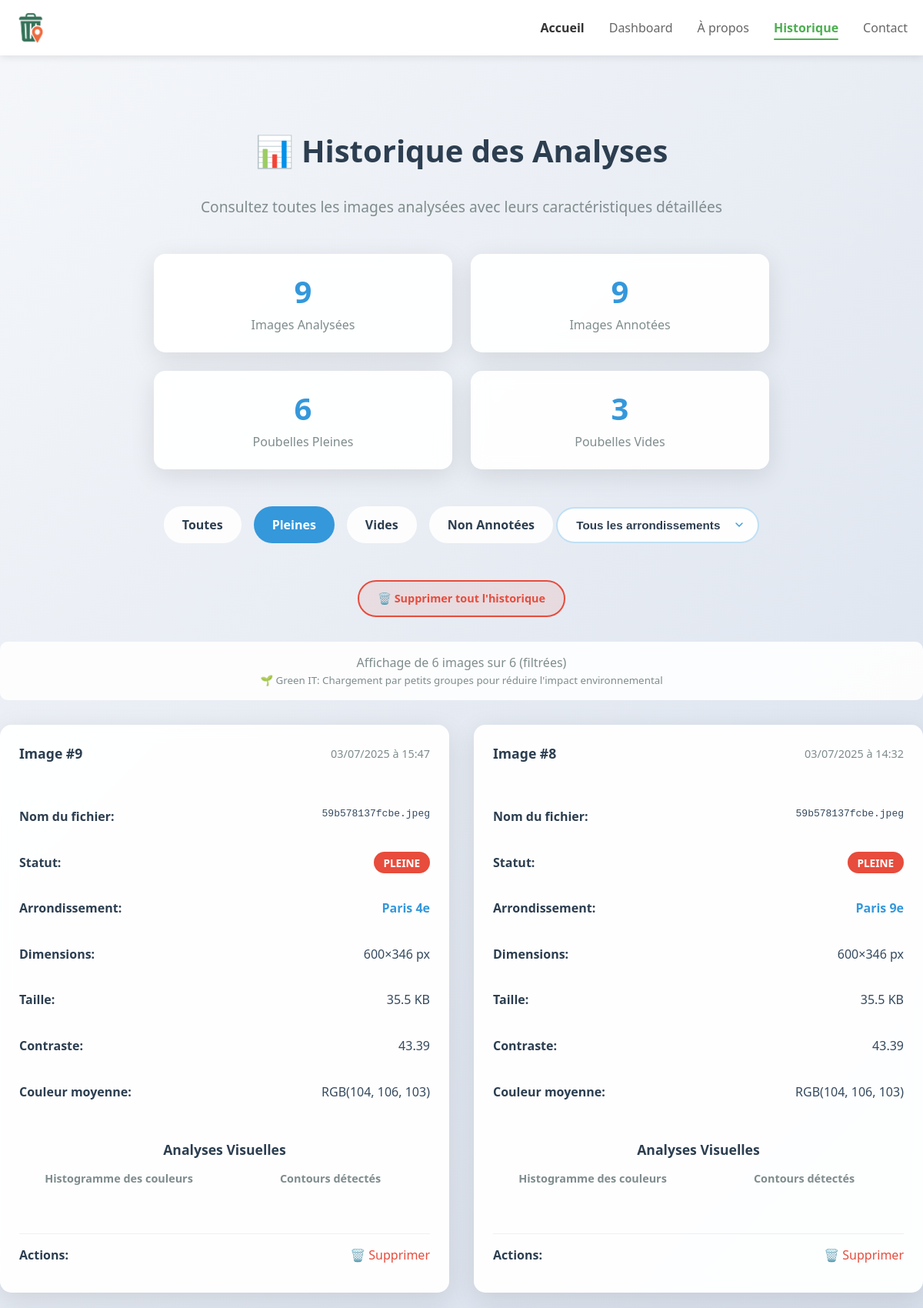
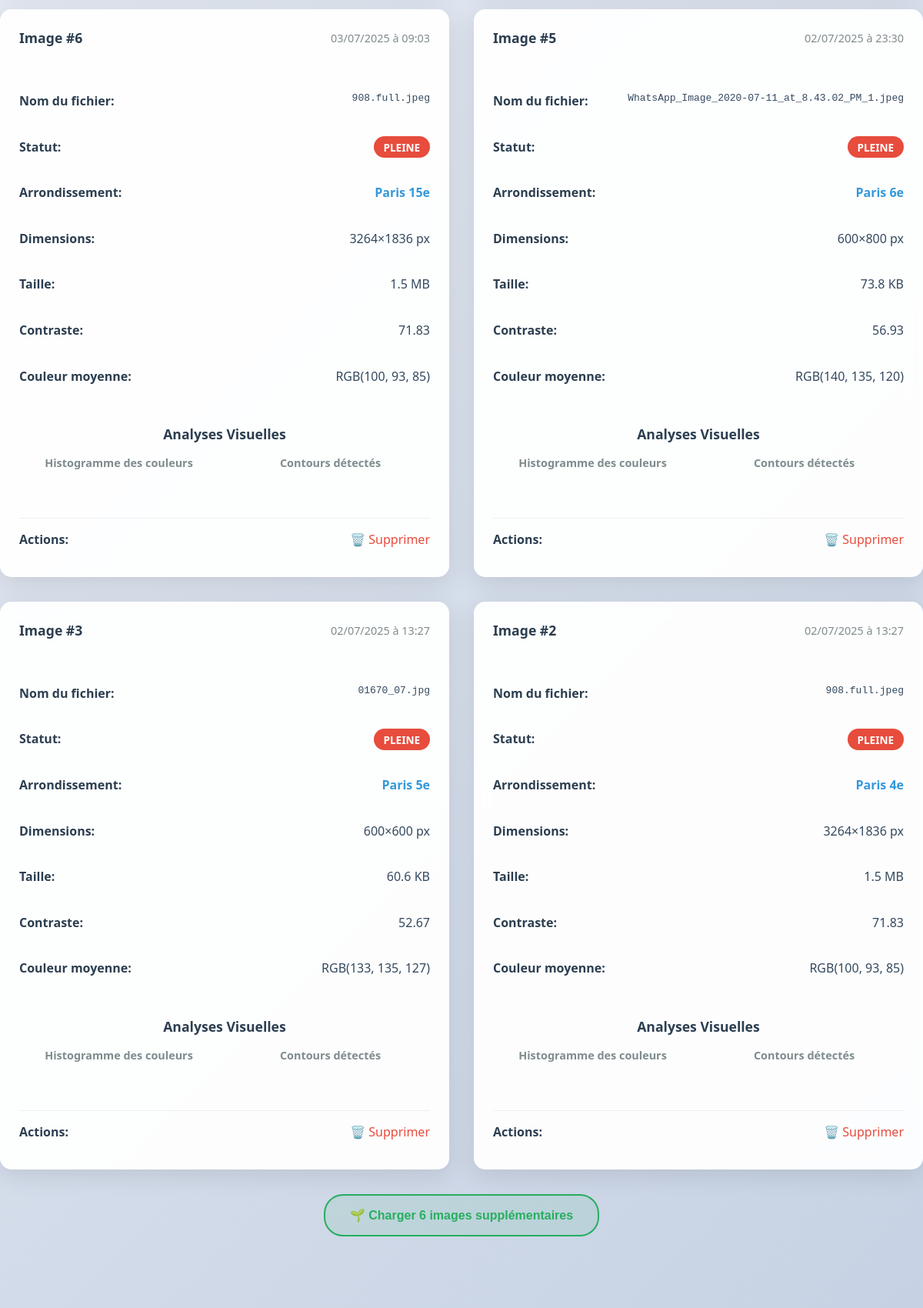
Page /historique?filter=pleine (upper part) on the committed database (2 pictures, top to bottom).
### tables this page shows
CREATE TABLE images (
                id INTEGER PRIMARY KEY AUTOINCREMENT,
                filepath TEXT,
                upload_date TEXT,
                annotation TEXT,
                filesize INTEGER,
                width INTEGER,
                height INTEGER,
                avg_color_r INTEGER,
                avg_color_g INTEGER,
                avg_color_b INTEGER,
                contrast REAL
            , histogram_data TEXT, histogram_image TEXT, edge_image TEXT, exif_date_taken TEXT, exif_latitude REAL, exif_longitude REAL);

### app.py (the view)
@app.route('/historique')
def historique():
    filter_type = request.args.get('filter')
    arrondissement_filter = request.args.get('arrondissement')
    page = int(request.args.get('page', 1))
    per_page = 6  # Nombre d'images par page (Green IT - 2x3 grille)
    def get_filtered_images(start_offset, batch_size, max_attempts=10):
        images = []
        current_offset = start_offset
        attempts = 0
        while len(images) < per_page and attempts < max_attempts:
            with sqlite3.connect('database.db') as conn:
                cursor = conn.cursor()
                base_query = "SELECT * FROM images"
                where_clauses = []
                if filter_type == 'pleine':
                    where_clauses.append('annotation = "pleine"')
                elif filter_type == 'vide':
                    where_clauses.append('annotation = "vide"')
                elif filter_type == 'non_annotees':
                    where_clauses.append('(annotation IS NULL OR annotation = "")')
                where_clause = ' WHERE ' + ' AND '.join(where_clauses) if where_clauses else ''
                paginated_query = base_query + where_clause + f' ORDER BY upload_date DESC LIMIT {batch_size} OFFSET {current_offset}'
                cursor.execute(paginated_query)
                columns = [description[0] for description in cursor.description]
                batch_images = [dict(zip(columns, row)) for row in cursor.fetchall()]
                if not batch_images:
                    break
                for image in batch_images:
                    if image['exif_latitude'] is not None and image['exif_longitude'] is not None:
                        latitude, longitude = image['exif_latitude'], image['exif_longitude']
                    else:
                        latitude, longitude = generate_random_paris_coordinates_safe(image['id'])
                    image['arrondissement'] = get_paris_district_from_coordinates(latitude, longitude)
                    if not arrondissement_filter or image['arrondissement'] == arrondissement_filter:
                        images.append(image)
                        if len(images) >= per_page:
                            break
                current_offset += batch_size
                attempts += 1
        return images[:per_page], current_offset
    start_offset = (page - 1) * per_page
    batch_size = per_page * 4 if arrondissement_filter else per_page
    images, final_offset = get_filtered_images(start_offset, batch_size)
    with sqlite3.connect('database.db') as conn:
        cursor = conn.cursor()
        count_query = "SELECT COUNT(*) FROM images"
        where_clauses = []
        if filter_type == 'pleine':
            where_clauses.append('annotation = "pleine"')
        elif filter_type == 'vide':
            where_clauses.append('annotation = "vide"')
        elif filter_type == 'non_annotees':
            where_clauses.append('(annotation IS NULL OR annotation = "")')
        where_clause = ' WHERE ' + ' AND '.join(where_clauses) if where_clauses else ''
        cursor.execute(count_query + where_clause)
        total_filtered_images = cursor.fetchone()[0]
        if arrondissement_filter:
            total_filtered_images = max(1, total_filtered_images // 20)
        cursor.execute('SELECT COUNT(*) FROM images')
        total_images = cursor.fetchone()[0]
        cursor.execute('SELECT COUNT(*) FROM images WHERE annotation IS NOT NULL AND annotation != ""')
        annotated_images = cursor.fetchone()[0]
        cursor.execute('SELECT COUNT(*) FROM images WHERE annotation = "pleine"')
        images_pleine = cursor.fetchone()[0]
        cursor.execute('SELECT COUNT(*) FROM images WHERE annotation = "vide"')
        images_vide = cursor.fetchone()[0]
        cursor.execute('SELECT id, exif_latitude, exif_longitude FROM images ORDER BY id')
        all_image_data = cursor.fetchall()
        arrondissements = set()
        for img_id, exif_lat, exif_lng in all_image_data:
            if exif_lat is not None and exif_lng is not None:
                latitude, longitude = exif_lat, exif_lng
            else:
                latitude, longitude = generate_random_paris_coordinates_safe(img_id)
            arr = get_paris_district_from_coordinates(latitude, longitude)
            arrondissements.add(arr)
        arrondissements = sorted(list(arrondissements))
        for image in images:
            image = extract_exif_coordinates_and_arrondissement(image)
            if image['upload_date']:
                try:
                    date_obj = datetime.strptime(image['upload_date'], '%Y-%m-%d %H:%M:%S')
                    image['upload_date'] = date_obj.strftime('%d/%m/%Y à %H:%M')
                except:
                    pass
            if image['filesize']:
                size_kb = image['filesize'] / 1024
                if size_kb < 1024:
                    image['filesize'] = f"{size_kb:.1f} KB"
                else:
                    size_mb = size_kb / 1024
                    image['filesize'] = f"{size_mb:.1f} MB"
    has_next = len(images) == per_page and final_offset < total_filtered_images * 2  # Facteur de sécurité
    next_page = page + 1 if has_next else None
    return render_template('historique.html',
                         images=images,
                         total_images=total_images,
                         annotated_images=annotated_images,
                         images_pleine=images_pleine,
                         images_vide=images_vide,
                         filter_type=filter_type,
                         arrondissement_filter=arrondissement_filter,
                         arrondissements=arrondissements,
                         current_page=page,
                         has_next=has_next,
                         next_page=next_page,
                         total_filtered_images=total_filtered_images,
                         images_shown=len(images),
                         per_page=per_page)

### templates/historique.html (shortened to what this page needs)
<!DOCTYPE html>
<html lang="fr">
<head>
    <link rel="stylesheet" href="{{ url_for('static', filename='styles.css') }}">
</head>
<body>
    <header class="header">
        <div class="container">
            <div class="logo">
                <img src="{{ url_for('static', filename='images/Logo_TrashTrack.png') }}" alt="TrashTrack" class="logo-img">
            </div>
            <nav class="nav">
                <a href="{{ url_for('home') }}" class="nav-link">Accueil</a>
                <a href="/dashboard.html" class="nav-link">Dashboard</a>
                <a href="/apropos.html" class="nav-link">À propos</a>
                <a href="{{ url_for('historique') }}" class="nav-link active">Historique</a>
                <a href="/contact.html" class="nav-link">Contact</a>
            </nav>
        </div>
    </header>
    <main class="main">
        <div class="container resources-container">
            <h1 class="page-title">📊 Historique des Analyses</h1>
            <p class="subtitle">Consultez toutes les images analysées avec leurs caractéristiques détaillées</p>
            <div class="stats-section">
                <div class="stat-card">
                    <span class="stat-number">{{ total_images }}</span>
                    <div class="stat-label">Images Analysées</div>
                </div>
                <div class="stat-card">
                    <span class="stat-number">{{ annotated_images }}</span>
                    <div class="stat-label">Images Annotées</div>
                </div>
                <div class="stat-card">
                    <span class="stat-number">{{ images_pleine }}</span>
                    <div class="stat-label">Poubelles Pleines</div>
                </div>
                <div class="stat-card">
                    <span class="stat-number">{{ images_vide }}</span>
                    <div class="stat-label">Poubelles Vides</div>
                </div>
            </div>
            <div class="filter-section">
                <div class="filter-buttons">
                    <a href="{{ url_for('historique', arrondissement=arrondissement_filter) if arrondissement_filter else url_for('historique') }}"
                       class="filter-btn {{ 'active' if not filter_type else '' }}">Toutes</a>
                    <a href="{{ url_for('historique', filter='pleine', arrondissement=arrondissement_filter) if arrondissement_filter else url_for('historique', filter='pleine') }}"
                       class="filter-btn {{ 'active' if filter_type == 'pleine' else '' }}">Pleines</a>
                    <a href="{{ url_for('historique', filter='vide', arrondissement=arrondissement_filter) if arrondissement_filter else url_for('historique', filter='vide') }}"
                       class="filter-btn {{ 'active' if filter_type == 'vide' else '' }}">Vides</a>
                    <a href="{{ url_for('historique', filter='non_annotees', arrondissement=arrondissement_filter) if arrondissement_filter else url_for('historique', filter='non_annotees') }}"
                       class="filter-btn {{ 'active' if filter_type == 'non_annotees' else '' }}">Non Annotées</a>
                </div>
                <div class="arrondissement-filter">
                    <select class="arrondissement-select" id="arrondissementSelect" onchange="filterByArrondissement()">
                        <option value="">Tous les arrondissements</option>
                    </select>
                </div>
                {% if total_images > 0 %}
                <div style="margin-top: 1.5rem; text-align: center;">
                    <a href="{{ url_for('clear_history') }}"
                       class="clear-history-btn"
                       onclick="return confirm('⚠️ ATTENTION ⚠️\n\nCette action va supprimer DÉFINITIVEMENT :\n• Toutes les images uploadées\n• Tous les histogrammes générés\n• Tous les fichiers de contours\n• Toutes les données de la base\n\nCette action est IRRÉVERSIBLE !\n\nÊtes-vous absolument sûr de vouloir continuer ?')">
                        🗑️ Supprimer tout l'historique
                    </a>
                </div>
                {% endif %}
            </div>
            {% if images %}
            <div class="pagination-info" style="text-align: center; margin-bottom: 1rem; color: #7f8c8d;">
                <p>Affichage de {{ images_shown }} images sur {{ total_filtered_images }}
                {% if filter_type %}(filtrées){% endif %}</p>
                <small>🌱 Green IT: Chargement par petits groupes pour réduire l'impact environnemental</small>
            </div>
            <div class="images-grid" id="images-container">
                {% for image in images %}
                <div class="image-card">
                    <div class="image-header">
                        <span class="image-id">Image #{{ image['id'] }}</span>
                        <span class="image-date">{{ image['upload_date'] }}</span>
                    </div>
                    <div class="image-details">
                        <div class="detail-row">
                            <span class="detail-label">Nom du fichier:</span>
                            <span class="detail-value" style="font-family: monospace; word-break: break-all;">{{ image['filepath'].split('/')[-1] }}</span>
                        </div>
                        <div class="detail-row">
                            <span class="detail-label">Statut:</span>
                            <span class="detail-value">
                                <span class="status-annotation status-{{ image['annotation'] or 'non' }}">
                                    {{ image['annotation'] or "Non Annoté" }}
                                </span>
                            </span>
                        </div>
                        <div class="detail-row">
                            <span class="detail-label">Arrondissement:</span>
                            <span class="detail-value" style="font-weight: 600; color: #3498db;">{{ image['arrondissement'] }}</span>
                        </div>
                        <div class="detail-row">
                            <span class="detail-label">Dimensions:</span>
                            <span class="detail-value">{{ image['width'] }}×{{ image['height'] }} px</span>
                        </div>
                        <div class="detail-row">
                            <span class="detail-label">Taille:</span>
                            <span class="detail-value">{{ image['filesize'] }}</span>
                        </div>
                        <div class="detail-row">
                            <span class="detail-label">Contraste:</span>
                            <span class="detail-value">{{ "%.2f"|format(image['contrast']) }}</span>
                        </div>
                        <div class="detail-row">
                            <span class="detail-label">Couleur moyenne:</span>
                            <span class="detail-value">RGB({{ image['avg_color_r'] }}, {{ image['avg_color_g'] }}, {{ image['avg_color_b'] }})</span>
                        </div>
                    </div>
                    <div class="analysis-section">
                        <h3 class="analysis-title">Analyses Visuelles</h3>
                        <div class="analysis-images">
                            <div class="analysis-item">
                                <h4>Histogramme des couleurs</h4>
                            </div>
                            <div class="analysis-item">
                                <h4>Contours détectés</h4>
                            </div>
                        </div>
                    </div>
                    <div class="detail-row" style="margin-top: 1rem; padding-top: 1rem; border-top: 1px solid #ecf0f1;">
                        <span class="detail-label">Actions:</span>
                        <span class="detail-value">
                            <a href="{{ url_for('delete_image', image_id=image['id']) }}"
                               onclick="return confirm('Supprimer cette image ?')"
                               style="color: #e74c3c; text-decoration: none;">🗑️ Supprimer</a>
                        </span>
                    </div>
                </div>
                {% endfor %}
            </div>
            {% if has_next %}
            <div class="load-more-section" style="text-align: center; margin-top: 2rem;">
                <button id="load-more-btn" class="load-more-btn"
                        data-next-page="{{ next_page }}"
                        data-filter="{{ filter_type or '' }}"
                        data-arrondissement="{{ arrondissement_filter or '' }}">
                    🌱 Charger 6 images supplémentaires
                </button>
            </div>
            {% endif %}
            {% else %}
            <div class="no-images">
                <p>Aucune image trouvée pour les critères sélectionnés.</p>
                <p><a href="{{ url_for('home') }}" style="color: #3498db; text-decoration: none;">Commencez par uploader votre première image →</a></p>
            </div>
            {% endif %}
        </div>
    </main>
</body>
</html>

### rows in the picture
images: id "9", upload_date "03/07/2025 à 15:47", filepath "59b578137fcbe.jpeg", annotation "PLEINE", arrondissement "Paris 4e", width "600", height "346", filesize "35.5 KB", contrast "43.39", avg_color_r "104", avg_color_g "106", avg_color_b "103"
images: id "8", upload_date "03/07/2025 à 14:32", filepath "59b578137fcbe.jpeg", annotation "PLEINE", arrondissement "Paris 9e", width "600", height "346", filesize "35.5 KB", contrast "43.39", avg_color_r "104", avg_color_g "106", avg_color_b "103"
images: id "6", upload_date "03/07/2025 à 09:03", filepath "908.full.jpeg", annotation "PLEINE", arrondissement "Paris 15e", width "3264", height "1836", filesize "1.5 MB", contrast "71.83", avg_color_r "100", avg_color_g "93", avg_color_b "85"
images: id "5", upload_date "02/07/2025 à 23:30", filepath "WhatsApp_Image_2020-07-11_at_8.43.02_PM_1.jpeg", annotation "PLEINE", arrondissement "Paris 6e", width "600", height "800", filesize "73.8 KB", contrast "56.93", avg_color_r "140", avg_color_g "135", avg_color_b "120"
images: id "3", upload_date "02/07/2025 à 13:27", filepath "01670_07.jpg", annotation "PLEINE", arrondissement "Paris 5e", width "600", height "600", filesize "60.6 KB", contrast "52.67", avg_color_r "133", avg_color_g "135", avg_color_b "127"
images: id "2", upload_date "02/07/2025 à 13:27", filepath "908.full.jpeg", annotation "PLEINE", arrondissement "Paris 4e", width "3264", height "1836", filesize "1.5 MB", contrast "71.83", avg_color_r "100", avg_color_g "93", avg_color_b "85"

### other values in the picture
{{ total_images }} "9"
{{ annotated_images }} "9"
{{ images_pleine }} "6"
{{ images_vide }} "3"
{{ images_shown }} "6"
{{ total_filtered_images }} "6"
